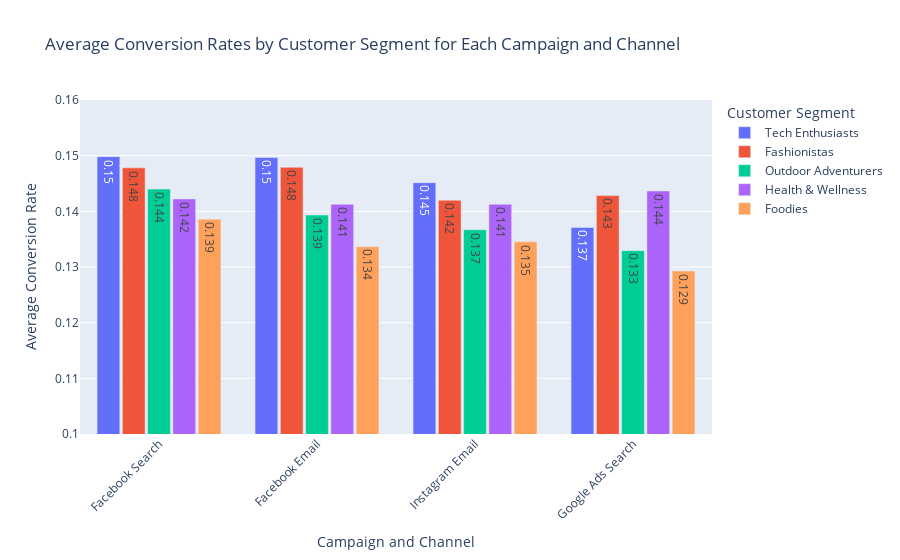

This figure's notebook cell:
### Code cell
import plotly.graph_objects as go

# Combine 'Channel_Used' and 'Campaign_Type' to create a new column for the x-axis
conversion_rates_summary['Campaign_Channel'] = conversion_rates_summary['Channel_Used'] + ' ' + conversion_rates_summary['Campaign_Type']

# Create the plot
fig = go.Figure()

# Add bars for each customer segment
customer_segments = conversion_rates_summary['Customer_Segment'].unique()

for segment in customer_segments:
    segment_df = conversion_rates_summary[conversion_rates_summary['Customer_Segment'] == segment]
    fig.add_trace(go.Bar(
        x=segment_df['Campaign_Channel'],
        y=segment_df['Average_Conversion_Rate'],
        name=segment,
        text=segment_df['Average_Conversion_Rate'].round(3),
        textposition='auto',
        hovertemplate='<b>%{x}</b><br>Customer Segment: %{name}<br>Conversion Rate: %{y:.2f}<extra></extra>'
    ))

# Update layout
fig.update_layout(
    title='Average Conversion Rates by Customer Segment for Each Campaign and Channel',
    xaxis_title='Campaign and Channel',
    yaxis_title='Average Conversion Rate',
    yaxis=dict(range=[0.1, 0.16]),
    barmode='group',
    bargap=0.20,
    bargroupgap=0.1,
    template='plotly',  # Predefined template for better colors
    legend_title='Customer Segment',
    xaxis_tickangle=-45,  # Rotate x-axis labels for better readability
)

# Show the plot
fig.show()

### Figure 1 — Plotly figure (JSON) as saved in the notebook; plotly's stock layout.template omitted (floating-point values rounded to 4 significant figures)
{"data": [{"hovertemplate": "<b>%{x}</b><br>Customer Segment: %{name}<br>Conversion Rate: %{y:.2f}<extra></extra>", "name": "Tech Enthusiasts", "text": [0.15, 0.15, 0.145, 0.137], "textposition": "auto", "type": "bar", "x": ["Facebook Search", "Facebook Email", "Instagram Email", "Google Ads Search"], "y": [0.1498, 0.1497, 0.1451, 0.1371]}, {"hovertemplate": "<b>%{x}</b><br>Customer Segment: %{name}<br>Conversion Rate: %{y:.2f}<extra></extra>", "name": "Fashionistas", "text": [0.148, 0.148, 0.143, 0.142], "textposition": "auto", "type": "bar", "x": ["Facebook Email", "Facebook Search", "Google Ads Search", "Instagram Email"], "y": [0.1479, 0.1478, 0.1428, 0.142]}, {"hovertemplate": "<b>%{x}</b><br>Customer Segment: %{name}<br>Conversion Rate: %{y:.2f}<extra></extra>", "name": "Outdoor Adventurers", "text": [0.144, 0.139, 0.137, 0.133], "textposition": "auto", "type": "bar", "x": ["Facebook Search", "Facebook Email", "Instagram Email", "Google Ads Search"], "y": [0.144, 0.1393, 0.1367, 0.1329]}, {"hovertemplate": "<b>%{x}</b><br>Customer Segment: %{name}<br>Conversion Rate: %{y:.2f}<extra></extra>", "name": "Health & Wellness", "text": [0.144, 0.142, 0.141, 0.141], "textposition": "auto", "type": "bar", "x": ["Google Ads Search", "Facebook Search", "Instagram Email", "Facebook Email"], "y": [0.1437, 0.1422, 0.1413, 0.1413]}, {"hovertemplate": "<b>%{x}</b><br>Customer Segment: %{name}<br>Conversion Rate: %{y:.2f}<extra></extra>", "name": "Foodies", "text": [0.139, 0.135, 0.134, 0.129], "textposition": "auto", "type": "bar", "x": ["Facebook Search", "Instagram Email", "Facebook Email", "Google Ads Search"], "y": [0.1386, 0.1345, 0.1337, 0.1293]}], "layout": {"bargap": 0.2, "bargroupgap": 0.1, "barmode": "group", "legend": {"title": {"text": "Customer Segment"}}, "title": {"text": "Average Conversion Rates by Customer Segment for Each Campaign and Channel"}, "xaxis": {"tickangle": -45, "title": {"text": "Campaign and Channel"}}, "yaxis": {"range": [0.1, 0.16], "title": {"text": "Average Conversion Rate"}}}}
